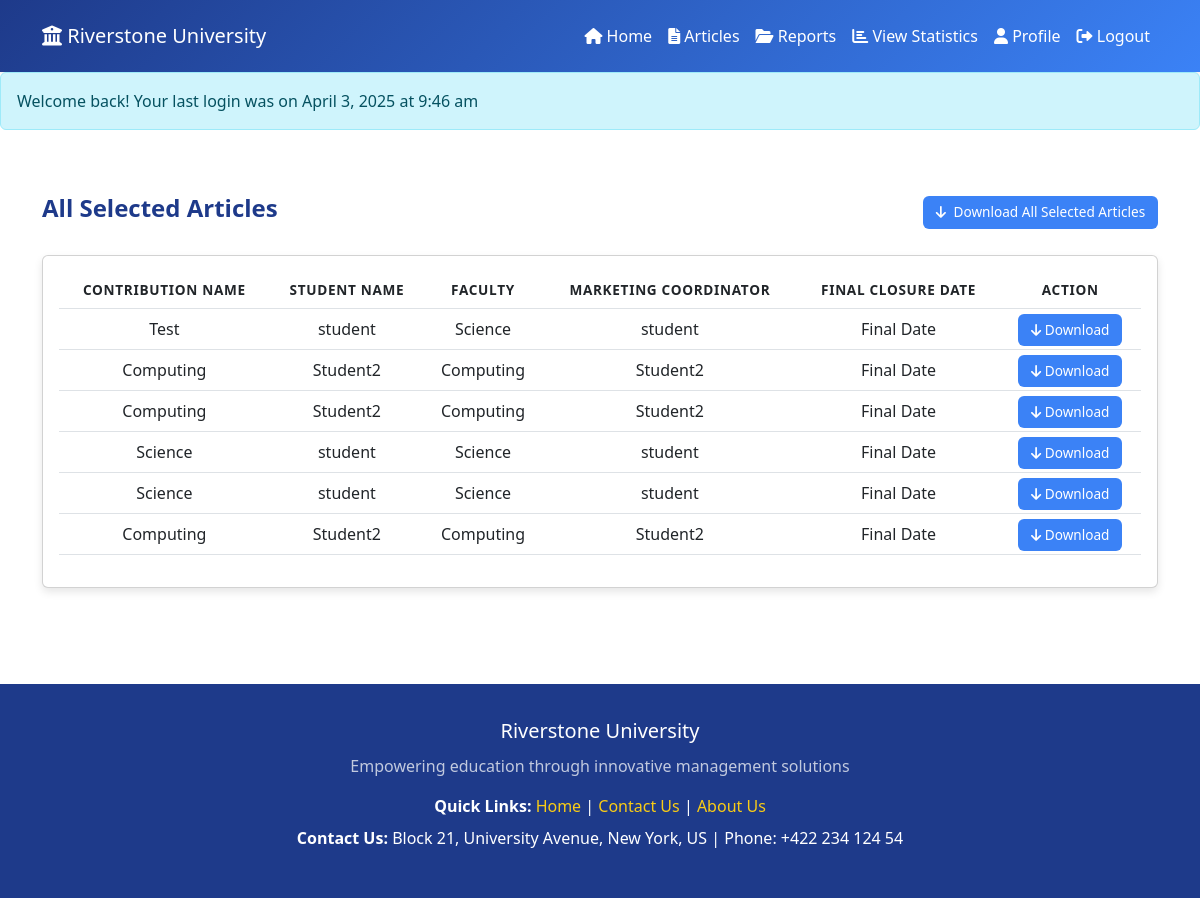
/src/Manager/design/All_Contribution.php (signed in), run on the app's committed database.
### tables this page shows
CREATE TABLE `articles` (
  `article_id` int(11) NOT NULL,
  `user_id` int(11) NOT NULL,
  `title` varchar(255) NOT NULL,
  `status` varchar(30) DEFAULT NULL,
  `created_at` timestamp NOT NULL DEFAULT current_timestamp(),
  `updated_at` timestamp NOT NULL DEFAULT current_timestamp() ON UPDATE current_timestamp()
);

CREATE TABLE `users` (
  `id` int(11) NOT NULL,
  `name` varchar(50) NOT NULL,
  `email` varchar(50) NOT NULL,
  `address` varchar(50) DEFAULT NULL,
  `phone` varchar(50) DEFAULT NULL,
  `password` varchar(255) NOT NULL,
  `faculty_id` int(11) DEFAULT NULL,
  `created_at` timestamp NOT NULL DEFAULT current_timestamp(),
  `last_login` timestamp NULL DEFAULT NULL
);

CREATE TABLE `faculties` (
  `id` int(11) NOT NULL,
  `faculty_name` varchar(30) NOT NULL,
  `created_at` timestamp NOT NULL DEFAULT current_timestamp()
);

### _classes/Libs/Database/MySQL.php (called while the page is built, shortened)
<?php
class MySQL{
    private $dbhost;
    private $dbuser;
    private $dbpass;
    private $dbname;
    public function __construct(
        $dbhost="localhost",
        $dbuser="root",
        $dbpass="",
        $dbname="ewsd")
    {
        $this->dbhost=$dbhost;
        $this->dbuser=$dbuser;
        $this->dbpass=$dbpass;
        $this->dbname=$dbname;
    }
    public function connect(){
        try{
            $this->db=new PDO("mysql:dbhost=$this->dbhost;
            dbname=$this->dbname",
            $this->dbuser,
            $this->dbpass,
            [
                PDO::ATTR_ERRMODE => PDO::ERRMODE_EXCEPTION,
                PDO::ATTR_DEFAULT_FETCH_MODE => PDO::FETCH_OBJ,
            ]
            );
            return $this->db;
        }catch(PDOException $e){
            echo $e->getMessage();
            exit();
        }
    }
}

### _classes/Libs/Database/UsersTable.php (called while the page is built, shortened)
<?php
class UsersTable
{
    private $db;
    public function __construct(MySQL $mysql)
    {
        $this->db = $mysql->connect();
    }
    public function selectFinalClosureDate()
    {
        try {
            $statement = $this->db->prepare("
            SELECT final_closure_date FROM settings ORDER BY created_at DESC LIMIT 1
            ");
            $statement->execute();
            return $statement->fetchColumn();
        } catch (PDOException $e) {
            echo $e->getMessage();
            exit();
        }
    }
}

### _classes/Libs/Database/ArticleTable.php (called while the page is built, shortened)
<?php
class ArticleTable
{
    private $db;
    public function __construct(MySQL $mysql)
    {
        $this->db = $mysql->connect();
    }
    public function getAllSelectedArticles()
    {
        try {
            $statement = $this->db->prepare("
                SELECT a.article_id,a.title,a.status,a.created_at,d.docfile,i.imagefile,u.name,f.faculty_name
                FROM articles a
                LEFT JOIN doc_attachment d ON a.article_id = d.article_id
                LEFT JOIN img_attachment i ON a.article_id = i.article_id
                LEFT JOIN users u ON a.user_id = u.id
                LEFT JOIN faculties f on u.faculty_id = f.id
                WHERE a.status = 'selected'
                ORDER BY a.created_at DESC
            ");
            $statement->execute();
            return $statement->fetchAll(PDO::FETCH_ASSOC);
        } catch (PDOException $e) {
            echo "Error:" . $e->getMessage();
            exit();
        }
    }
}

### src/Manager/design/All_Contribution.php (the view, shortened to what this page needs)
<?php
$table = new UsersTable(new MySQL);
$articleTable = new ArticleTable(new MySQL);
$finalclosuredate = $table->selectFinalClosureDate();
$selectedArticles = $articleTable->getAllSelectedArticles();
?>
<!DOCTYPE html>
<html lang="en">
<head>
    <link href="https://cdn.jsdelivr.net/npm/bootstrap@5.3.0/dist/css/bootstrap.min.css" rel="stylesheet">
    <link rel="stylesheet" href="https://cdnjs.cloudflare.com/ajax/libs/font-awesome/6.0.0/css/all.min.css">
</head>
<body>
    <?php include "headermm.php"; ?>
    <main class="container py-5">
        <div class="d-flex justify-content-between align-items-center mb-4">
            <h2 class="section-title">All Selected Articles</h2>
            <?php if (!empty($selectedArticles) && strtotime(date('Y-m-d')) >= strtotime($finalclosuredate)): ?>
                <a href="?download_all=1" class="btn-download">
                    <i class="fas fa-arrow-down me-1"></i> Download All Selected Articles
                </a>
            <?php endif; ?>
        </div>
        <div class="card p-3">
            <div class="table-responsive">
                <table class="table table-hover align-middle">
                    <thead class="text-center">
                        <tr>
                            <th>Contribution Name</th>
                            <th>Student Name</th>
                            <th>Faculty</th>
                            <th>Marketing Coordinator</th>
                            <th>Final Closure Date</th>
                            <th>Action</th>
                        </tr>
                    </thead>
                    <tbody>
                        <?php if (!empty($selectedArticles)): ?>
                            <?php foreach ($selectedArticles as $selectedArticle) : ?>
                                <tr class="text-center">
                                    <td><?= $selectedArticle['title'] ?></td>
                                    <td><?= $selectedArticle['name'] ?></td>
                                    <td><?= $selectedArticle['faculty_name'] ?></td>
                                    <td><?= $selectedArticle['name'] ?></td>
                                    <td>Final Date</td>
                                    <td>
                                        <?php if (strtotime(date('Y-m-d')) < strtotime($finalclosuredate)): ?>
                                            <h1><?= $finalclosuredate ?></h1>
                                        <?php else : ?>
                                            <a href="?download_single=<?= $selectedArticle['article_id'] ?>" class="btn-download">
                                                <i class="fas fa-arrow-down"></i> Download
                                            </a>
                                        <?php endif ?>
                                    </td>
                                </tr>
                            <?php endforeach ?>
                        <?php else : ?>
                            <h1>No selected Articles</h1>
                        <?php endif ?>
                    </tbody>
                </table>
            </div>
        </div>
    </main>
    <?php include "footer.php"; ?>
</body>
</html>

### src/Manager/design/All_Contribution.php (style rules this page uses)
:root { --primary-dark: #1e3a8a; --primary-light: #3b82f6; --accent: #facc15; --light-bg: #f8fafc; --card-bg: #ffffff; --text-muted: #64748b; }
body { background-color: var(--light-bg); font-family: 'Segoe UI', Tahoma, Geneva, Verdana, sans-serif; }
a { text-decoration: none; }
.container { max-width: 1200px; }
.section-title { color: var(--primary-dark); font-size: 1.5rem; font-weight: 600; }
.card { background: var(--card-bg); border: none; border-radius: 12px; box-shadow: 0 4px 8px rgba(0, 0, 0, 0.1); overflow: hidden; }
.table thead { background: var(--primary-dark); color: white; }
.table th { font-size: 0.85rem; font-weight: 600; text-transform: uppercase; letter-spacing: 0.05em; }
.table tbody tr { transition: background-color 0.2s ease-in-out; }
.btn-download { background: var(--primary-light); border: none; color: #ffffff; font-size: 0.85rem; padding: 0.4rem 0.8rem; border-radius: 6px; transition: background-color 0.2s ease; text-decoration: none; }

### src/Manager/design/headermm.php (style rules this page uses)
:root { --primary-dark: #1e3a8a; --primary-light: #3b82f6; --accent: #facc15; --light-bg: #f8fafc; }

### src/Manager/design/footer.php (style rules this page uses)
:root { --primary-dark: #1e3a8a; --primary-light: #3b82f6; --secondary: #64748b; --accent: #facc15; --light-bg: #f8fafc; --card-bg: #ffffff; }

### data on the page
articles: title "Test", user.name "student", faculties.faculty_name "Science"
articles: title "Computing", user.name "Student2", faculties.faculty_name "Computing"
articles: title "Computing", user.name "Student2", faculties.faculty_name "Computing"
articles: title "Science", user.name "student", faculties.faculty_name "Science"
articles: title "Science", user.name "student", faculties.faculty_name "Science"
articles: title "Computing", user.name "Student2", faculties.faculty_name "Computing"

### other printed values
$_SESSION['login_message'] "Welcome back! Your last login was on April 3, 2025 at 9:46 am"
